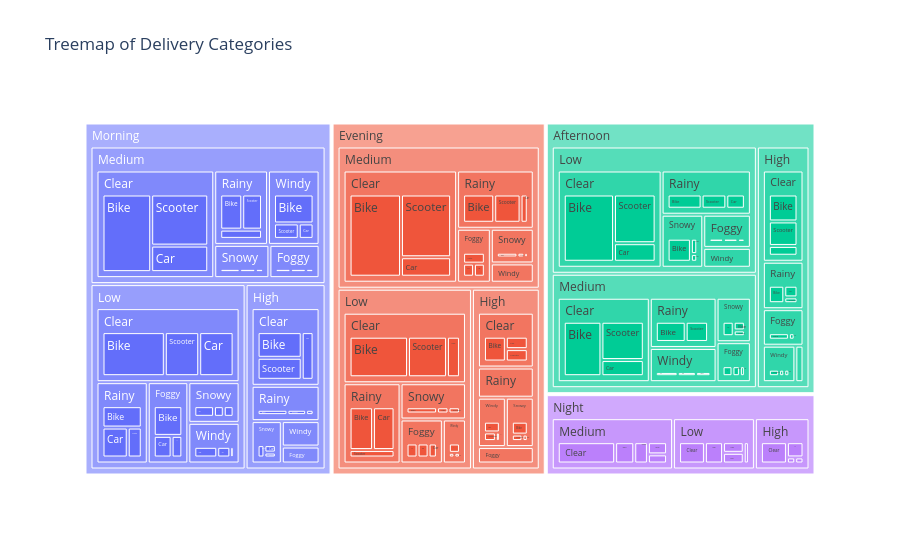

Source (notebook cell):
### Code cell
fig = px.treemap(df,path=['Time_of_Day','Traffic_Level','Weather','Vehicle_Type'],title='Treemap of Delivery Categories')

fig.show()

### Figure 1 — Plotly figure (JSON) as saved in the notebook; plotly's stock layout.template omitted (floating-point values rounded to 4 significant figures; data arrays with more than 128 entries replaced by an {"elided": "..."} marker saying what was removed)
{"data": [{"branchvalues": "total", "domain": {"x": [0, 1], "y": [0, 1]}, "hovertemplate": "labels=%{label}<br>count=%{value}<br>parent=%{parent}<br>id=%{id}<extra></extra>", "ids": {"elided": "235 str values"}, "labels": {"elided": "235 str values"}, "name": "", "parents": {"elided": "235 str values"}, "type": "treemap", "values": {"elided": "235 int values"}}], "layout": {"legend": {"tracegroupgap": 0}, "title": {"text": "Treemap of Delivery Categories"}}}
